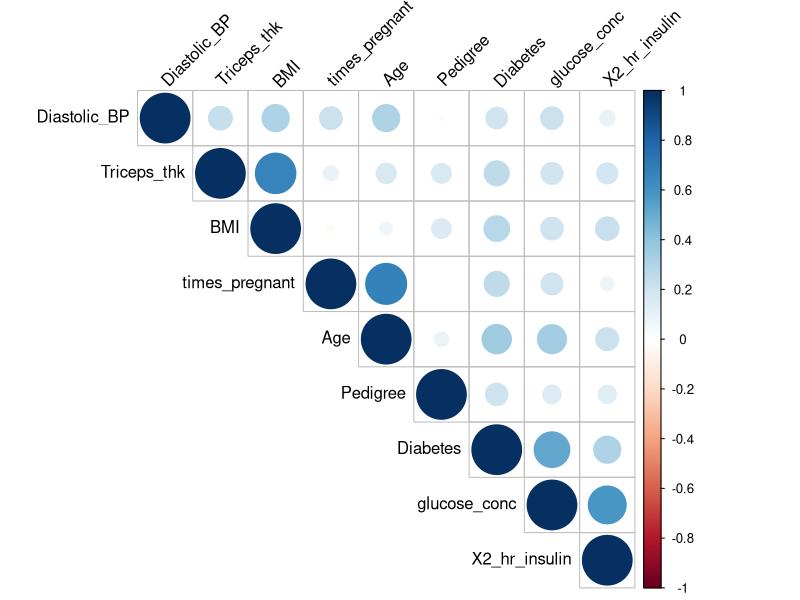
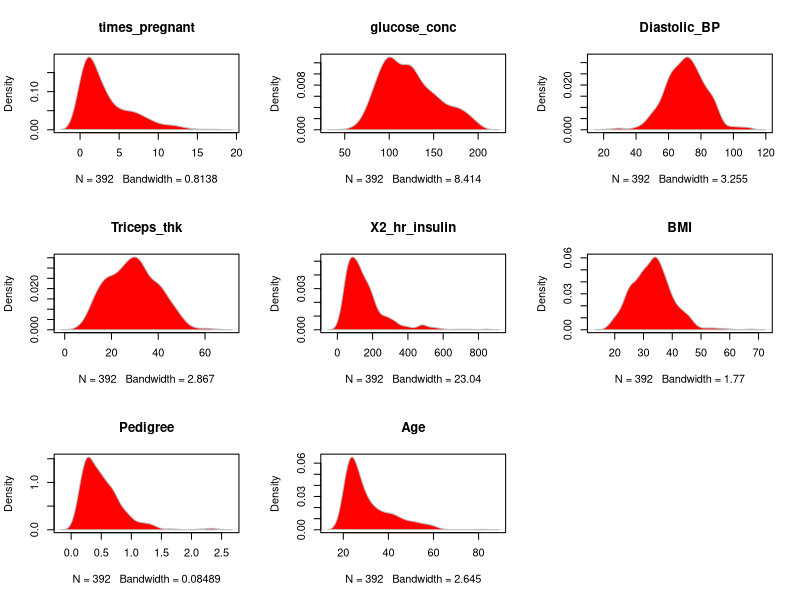

Write the R code that produced these figures, in order.
#!/usr/bin/env Rscript 
#Title: Clean Data and Basic Analysis
#Student: Joel Gayle
#University: University of the Cumberlands
#Course name:  Analyzing and Visualizing Data
#Course number: ITS-530-02
#Professor: Dr. Kathy McClure  
#Date: 1/19/2020


#instructions, place the diabetesData.csv file in the working directory
#run the script
#2 output files will be generated: Correlation_Plot.pdf and Density_Plots.pdf in the working directory


#------------ correlation plot -----------
printCorrPlot = function(myData) {
#Open jpeg file
pdf("Correlation_Plot.pdf")
  
res <- cor(myData)
#generate a plot of the data correlation
corrplot(res, type = "upper", order = "hclust", 
         tl.col = "black", tl.srt = 45)

#print the correlation of the data 
#res <- cor(myData)
#round(res, 3)

#Close the file
dev.off()
}


#------------ density plots -----------
printDensityPlots = function(myData) {
#Open jpeg file
pdf("Density_Plots.pdf")

#Density plot
par(mfrow=c(3, 3))
colnames <- colnames(myData)
for (i in 2:9) {
  d <- density(myData[,i])
  plot(d, type="n", main=colnames[i])
  polygon(d, col="red", border="gray")
}

#Close the file
dev.off()
}

library(corrplot)

#read in the data from csv file
myData <- read.csv("diabetesData.csv")

#print the correlation plot
printCorrPlot(myData)

#print the density plots
printDensityPlots(myData)
